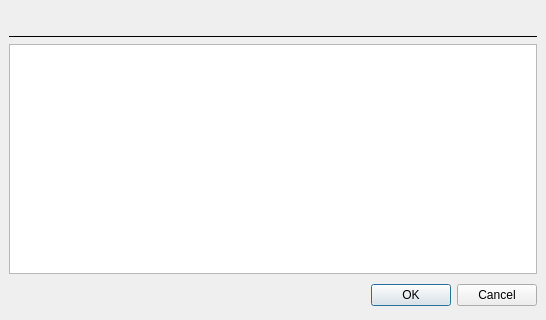
<?xml version="1.0" encoding="UTF-8"?>
<ui version="4.0">
 <class>OriginCommentOptions</class>
 <widget class="QDialog" name="OriginCommentOptions">
  <property name="geometry">
   <rect>
    <x>0</x>
    <y>0</y>
    <width>546</width>
    <height>320</height>
   </rect>
  </property>
  <property name="windowTitle">
   <string>Edit comment</string>
  </property>
  <layout class="QVBoxLayout">
   <property name="spacing">
    <number>6</number>
   </property>
   <property name="margin">
    <number>9</number>
   </property>
   <item>
    <layout class="QHBoxLayout">
     <property name="spacing">
      <number>12</number>
     </property>
     <property name="margin">
      <number>0</number>
     </property>
     <item>
      <layout class="QVBoxLayout">
       <property name="spacing">
        <number>6</number>
       </property>
       <property name="margin">
        <number>0</number>
       </property>
       <item>
        <widget class="QLabel" name="labelHeadline">
         <property name="enabled">
          <bool>false</bool>
         </property>
         <property name="sizePolicy">
          <sizepolicy hsizetype="Maximum" vsizetype="Preferred">
           <horstretch>0</horstretch>
           <verstretch>0</verstretch>
          </sizepolicy>
         </property>
         <property name="text">
          <string/>
         </property>
         <property name="scaledContents">
          <bool>false</bool>
         </property>
        </widget>
       </item>
       <item>
        <spacer>
         <property name="orientation">
          <enum>Qt::Vertical</enum>
         </property>
         <property name="sizeType">
          <enum>QSizePolicy::Expanding</enum>
         </property>
         <property name="sizeHint" stdset="0">
          <size>
           <width>20</width>
           <height>0</height>
          </size>
         </property>
        </spacer>
       </item>
      </layout>
     </item>
     <item>
      <layout class="QVBoxLayout">
       <property name="spacing">
        <number>0</number>
       </property>
       <property name="margin">
        <number>0</number>
       </property>
       <item>
        <spacer name="verticalSpacerTop">
         <property name="orientation">
          <enum>Qt::Vertical</enum>
         </property>
         <property name="sizeHint" stdset="0">
          <size>
           <width>10</width>
           <height>0</height>
          </size>
         </property>
        </spacer>
       </item>
       <item>
        <layout class="QHBoxLayout">
         <property name="spacing">
          <number>6</number>
         </property>
         <property name="margin">
          <number>0</number>
         </property>
         <item>
          <widget class="QLabel" name="labelAuthor">
           <property name="text">
            <string/>
           </property>
          </widget>
         </item>
         <item>
          <spacer>
           <property name="orientation">
            <enum>Qt::Horizontal</enum>
           </property>
           <property name="sizeHint" stdset="0">
            <size>
             <width>40</width>
             <height>20</height>
            </size>
           </property>
          </spacer>
         </item>
         <item>
          <widget class="QLabel" name="labelDate">
           <property name="text">
            <string/>
           </property>
          </widget>
         </item>
        </layout>
       </item>
       <item>
        <spacer name="verticalSpacerBottom">
         <property name="orientation">
          <enum>Qt::Vertical</enum>
         </property>
         <property name="sizeType">
          <enum>QSizePolicy::Expanding</enum>
         </property>
         <property name="sizeHint" stdset="0">
          <size>
           <width>10</width>
           <height>0</height>
          </size>
         </property>
        </spacer>
       </item>
      </layout>
     </item>
    </layout>
   </item>
   <item>
    <widget class="QFrame" name="frame">
     <property name="frameShape">
      <enum>QFrame::HLine</enum>
     </property>
     <property name="frameShadow">
      <enum>QFrame::Plain</enum>
     </property>
    </widget>
   </item>
   <item>
    <widget class="QTextEdit" name="editComment">
     <property name="sizePolicy">
      <sizepolicy hsizetype="Expanding" vsizetype="Expanding">
       <horstretch>0</horstretch>
       <verstretch>1</verstretch>
      </sizepolicy>
     </property>
     <property name="frameShape">
      <enum>QFrame::StyledPanel</enum>
     </property>
     <property name="frameShadow">
      <enum>QFrame::Plain</enum>
     </property>
    </widget>
   </item>
   <item>
    <layout class="QHBoxLayout">
     <property name="spacing">
      <number>6</number>
     </property>
     <property name="margin">
      <number>0</number>
     </property>
     <item>
      <spacer>
       <property name="orientation">
        <enum>Qt::Horizontal</enum>
       </property>
       <property name="sizeHint" stdset="0">
        <size>
         <width>131</width>
         <height>31</height>
        </size>
       </property>
      </spacer>
     </item>
     <item>
      <widget class="QPushButton" name="okButton">
       <property name="text">
        <string>OK</string>
       </property>
      </widget>
     </item>
     <item>
      <widget class="QPushButton" name="cancelButton">
       <property name="text">
        <string>Cancel</string>
       </property>
      </widget>
     </item>
    </layout>
   </item>
  </layout>
 </widget>
 <resources>
  <include location="icons.qrc"/>
 </resources>
 <connections>
  <connection>
   <sender>okButton</sender>
   <signal>clicked()</signal>
   <receiver>OriginCommentOptions</receiver>
   <slot>accept()</slot>
   <hints>
    <hint type="sourcelabel">
     <x>278</x>
     <y>253</y>
    </hint>
    <hint type="destinationlabel">
     <x>96</x>
     <y>254</y>
    </hint>
   </hints>
  </connection>
  <connection>
   <sender>cancelButton</sender>
   <signal>clicked()</signal>
   <receiver>OriginCommentOptions</receiver>
   <slot>reject()</slot>
   <hints>
    <hint type="sourcelabel">
     <x>369</x>
     <y>253</y>
    </hint>
    <hint type="destinationlabel">
     <x>179</x>
     <y>282</y>
    </hint>
   </hints>
  </connection>
 </connections>
</ui>
